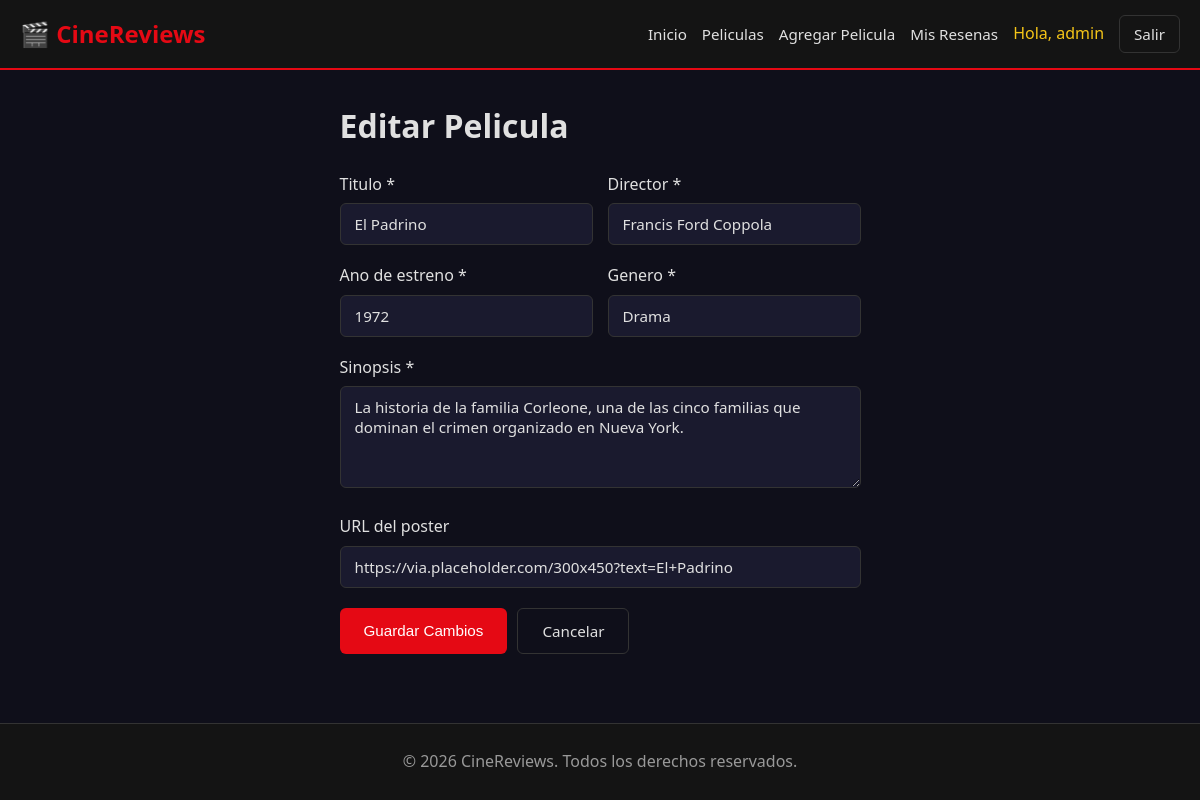
The page /pages/edit_movie.php?id=1 (signed in) on the database its author committed.
### tables this page shows
CREATE TABLE users (
    id INT AUTO_INCREMENT PRIMARY KEY,
    username VARCHAR(50) NOT NULL UNIQUE,
    email VARCHAR(100) NOT NULL UNIQUE,
    password_hash VARCHAR(255) NOT NULL,
    avatar VARCHAR(255) DEFAULT NULL,
    created_at TIMESTAMP DEFAULT CURRENT_TIMESTAMP
);

CREATE TABLE movies (
    id INT AUTO_INCREMENT PRIMARY KEY,
    title VARCHAR(200) NOT NULL,
    synopsis TEXT NOT NULL,
    director VARCHAR(100) NOT NULL,
    release_year INT NOT NULL,
    genre VARCHAR(100) NOT NULL,
    poster_url VARCHAR(500) DEFAULT NULL,
    rating_avg DECIMAL(3,2) DEFAULT 0.00,
    created_at TIMESTAMP DEFAULT CURRENT_TIMESTAMP
);

### includes/auth.php (called while the page is built, shortened)
<?php
function isLoggedIn() {
    return isset($_SESSION['user_id']);
}
function currentUser() {
    require_once __DIR__ . '/../models/User.php';
    $user = new User();
    return $user->findById($_SESSION['user_id']);
}
function sanitize($input) {
    return htmlspecialchars(trim($input), ENT_QUOTES, 'UTF-8');
}

### config/database.php (called while the page is built, shortened)
<?php
function getConnection() {
    static $pdo = null;
    if ($pdo === null) {
        try {
            $dsn = "mysql:host=" . DB_HOST . ";dbname=" . DB_NAME . ";charset=utf8mb4";
            $pdo = new PDO($dsn, DB_USER, DB_PASS, [
                PDO::ATTR_ERRMODE => PDO::ERRMODE_EXCEPTION,
                PDO::ATTR_DEFAULT_FETCH_MODE => PDO::FETCH_ASSOC,
                PDO::ATTR_EMULATE_PREPARES => false,
            ]);
        } catch (PDOException $e) {
            die("Error de conexion: " . $e->getMessage());
        }
    }
    return $pdo;
}

### models/User.php (called while the page is built, shortened)
<?php
require_once __DIR__ . '/../config/database.php';
class User {
    private $db;
    public function __construct() {
        $this->db = getConnection();
    }
    public function findById($id) {
        $stmt = $this->db->prepare("SELECT id, username, email, created_at FROM users WHERE id = ?");
        $stmt->execute([$id]);
        return $stmt->fetch();
    }
}

### models/Movie.php (called while the page is built, shortened)
<?php
require_once __DIR__ . '/../config/database.php';
class Movie {
    private $db;
    public function __construct() {
        $this->db = getConnection();
    }
    public function findById($id) {
        $stmt = $this->db->prepare("SELECT * FROM movies WHERE id = ?");
        $stmt->execute([$id]);
        return $stmt->fetch();
    }
}

### pages/edit_movie.php (the view, shortened to what this page needs)
<?php
require_once __DIR__ . '/../models/Movie.php';
require_once __DIR__ . '/../includes/auth.php';
$movieModel = new Movie();
$id = $_GET['id'] ?? null;
$movie = $movieModel->findById($id);
require_once __DIR__ . '/../includes/header.php';
?>
<h1>Editar Pelicula</h1>
<form method="POST" class="form form-wide">
    <div class="form-row">
        <div class="form-group">
            <label for="title">Titulo *</label>
            <input type="text" id="title" name="title" required
                   value="<?= sanitize($movie['title']) ?>">
        </div>
        <div class="form-group">
            <label for="director">Director *</label>
            <input type="text" id="director" name="director" required
                   value="<?= sanitize($movie['director']) ?>">
        </div>
    </div>
    <div class="form-row">
        <div class="form-group">
            <label for="release_year">Ano de estreno *</label>
            <input type="number" id="release_year" name="release_year" required min="1900" max="<?= date('Y') + 1 ?>"
                   value="<?= $movie['release_year'] ?>">
        </div>
        <div class="form-group">
            <label for="genre">Genero *</label>
            <input type="text" id="genre" name="genre" required
                   value="<?= sanitize($movie['genre']) ?>">
        </div>
    </div>
    <div class="form-group">
        <label for="synopsis">Sinopsis *</label>
        <textarea id="synopsis" name="synopsis" rows="4" required><?= sanitize($movie['synopsis']) ?></textarea>
    </div>
    <div class="form-group">
        <label for="poster_url">URL del poster</label>
        <input type="url" id="poster_url" name="poster_url"
               value="<?= sanitize($movie['poster_url'] ?? '') ?>">
    </div>
    <div class="form-actions">
        <button type="submit" class="btn btn-primary">Guardar Cambios</button>
        <a href="<?= APP_URL ?>/pages/movie.php?id=<?= $id ?>" class="btn btn-outline">Cancelar</a>
    </div>
</form>
<?php require_once __DIR__ . '/../includes/footer.php'; ?>

### includes/header.php (shortened to what this page needs)
<?php
require_once __DIR__ . '/auth.php';
$currentUser = currentUser();
?>
<!DOCTYPE html>
<html lang="es">
<head>
    <link rel="stylesheet" href="<?= APP_URL ?>/css/style.css">
</head>
<body>
    <header class="navbar">
        <div class="container nav-container">
            <a href="<?= APP_URL ?>" class="logo">&#127916; CineReviews</a>
            <nav class="nav-links">
                <a href="<?= APP_URL ?>">Inicio</a>
                <a href="<?= APP_URL ?>/pages/movies.php">Peliculas</a>
                <?php if ($currentUser): ?>
                    <a href="<?= APP_URL ?>/pages/add_movie.php">Agregar Pelicula</a>
                    <a href="<?= APP_URL ?>/pages/my_reviews.php">Mis Resenas</a>
                    <span class="nav-user">Hola, <?= sanitize($currentUser['username']) ?></span>
                    <a href="<?= APP_URL ?>/pages/logout.php" class="btn btn-sm btn-outline">Salir</a>
                <?php else: ?>
                    <a href="<?= APP_URL ?>/pages/login.php" class="btn btn-sm btn-outline">Iniciar Sesion</a>
                    <a href="<?= APP_URL ?>/pages/register.php" class="btn btn-sm btn-primary">Registrarse</a>
                <?php endif; ?>
            </nav>
        </div>
    </header>
    <main class="container">

### css/style.css (style rules this page uses)
* { margin: 0; padding: 0; box-sizing: border-box; }
:root { --primary: #e50914; --primary-dark: #b20710; --dark: #141414; --dark-card: #1a1a2e; --dark-lighter: #16213e; --text: #e0e0e0; --text-muted: #999; --bg: #0f0f1a; --border: #333; --gold: #f5c518; --success: #2ecc71; --danger: #e74c3c; }
body { font-family: 'Segoe UI', Tahoma, Geneva, Verdana, sans-serif; background: var(--bg); color: var(--text); line-height: 1.6; min-height: 100vh; display: flex; flex-direction: column; }
.container { max-width: 1200px; margin: 0 auto; padding: 0 20px; }
.navbar { background: var(--dark); padding: 15px 0; border-bottom: 2px solid var(--primary); position: sticky; top: 0; z-index: 100; }
.nav-container { display: flex; justify-content: space-between; align-items: center; flex-wrap: wrap; gap: 10px; }
.logo { font-size: 1.5rem; font-weight: bold; color: var(--primary); text-decoration: none; }
.nav-links { display: flex; align-items: center; gap: 15px; flex-wrap: wrap; }
.nav-links a { color: var(--text); text-decoration: none; font-size: 0.95rem; transition: color 0.2s; }
.nav-user { color: var(--gold); font-weight: 500; }
.btn { display: inline-block; padding: 10px 24px; border-radius: 6px; font-size: 0.95rem; font-weight: 500; text-decoration: none; cursor: pointer; border: none; transition: all 0.2s; text-align: center; }
.btn-sm { padding: 6px 14px; font-size: 0.85rem; }
.btn-primary { background: var(--primary); color: #fff; }
.btn-outline { background: transparent; color: var(--text); border: 1px solid var(--border); }
h1 { font-size: 2rem; margin: 30px 0 20px; }
.form { max-width: 700px; }
.form-wide { max-width: 900px; }
.form-group { margin-bottom: 18px; }
.form-group label { display: block; margin-bottom: 6px; font-weight: 500; color: var(--text); }
.form-group input, .form-group textarea, .form-group select { width: 100%; padding: 10px 14px; border-radius: 6px; border: 1px solid var(--border); background: var(--dark-card); color: var(--text); font-size: 0.95rem; font-family: inherit; }
.form-row { display: flex; gap: 15px; }
.form-row .form-group { flex: 1; }
.form-actions { display: flex; gap: 10px; margin-top: 20px; }

### rows shown on the page
users: username "admin"
movies: title "El Padrino", director "Francis Ford Coppola", release_year "1972", genre "Drama", synopsis "La historia de la familia Corleone, una de las cinco familias que dominan el crimen organizado en Nueva York.", poster_url "https://via.placeholder.com/300x450?text=El+Padrino"
